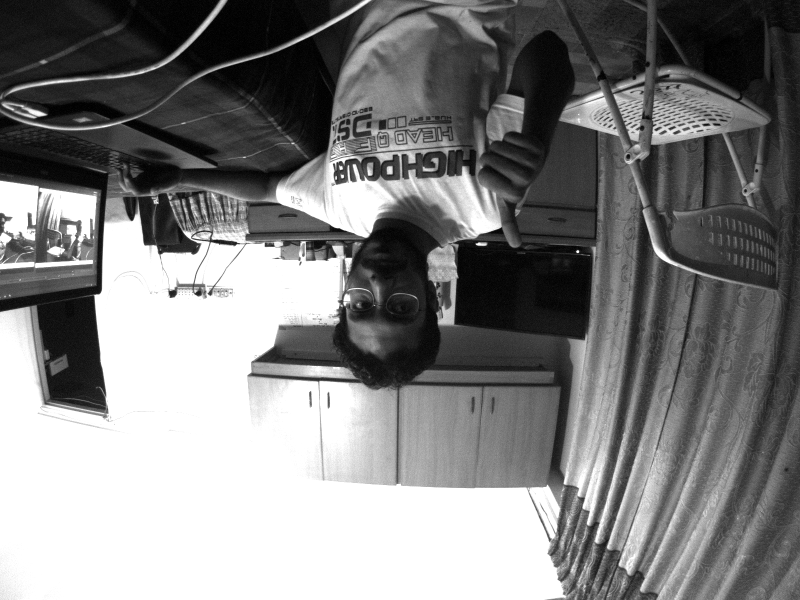
#> input picture captured/test/right/0_R_.png, 1600 x 1200 px, found by its file name (shown at 1/2 size); its folder holds only this picture in this run
$ jupyter execute --allow-errors mono_stereo_calib.ipynb   (older library calls are emulated)
#> lines starting #> are read from the running program, lines starting #| are printed output that depends on the picture; after the words box and inside, x2 and y2 are one past the last pixel; in counts of white or black regions, pixels touching at a corner belong together
[cell 1]
import cv2
from numpy import *
import numpy as np
import os
import random

[cell 2]
pathR = "../right/"
pathL = "../left/"

pathStR = "../both/right/"
pathStL = "../both/left/"

pathTestR = "../test/right/"
pathTestL = "../test/left/"

calibParams = "./calibParams/"

## Fetching images of individual cam

[cell 3]
sizeR = size(os.listdir(pathR))
sizeL = size(os.listdir(pathL))

offset = 0
listingsR = []
for i in range(offset+0, offset+sizeR):
    listingsR.append(f'{i}_R_.png')
#endfor

listingsL = []
for i in range(offset+0, offset+sizeL):
    listingsL.append(f'{i}_L_.png')
#endfor

print(sizeR, sizeL)
print(listingsR, listingsL)

print("\nAfter shuffle:\n")
random.shuffle(listingsR)
random.shuffle(listingsL)
print(listingsR, listingsL)

[cell 4]
imgRList = []
i = 0
while(i<sizeR):
    imR = cv2.imread(pathR+listingsR[i])
#> imR is the input picture: shape (1200, 1600, 3); min 0, max 255, mean 127.7
    imgRList.append(imR)
    i+=1
#endwhile
print(len(imgRList))
#| 1

imgLList = []
i = 0
while(i<sizeL):
    imL = cv2.imread(pathL+listingsL[i])
    imgLList.append(imL)
    i+=1
#endwhile
print(len(imgLList))
#| 1

if len(imgRList) > 0:
    print(imgRList[0].shape)
#| (1200, 1600, 3)
#endif

#> (the rest of this cell did not finish here and is left out)

[cell 5]
chessSqSize = 27
h, w = 7, 6
patternSize = (h,w)
# prepare object points, like (0,0,0), (1,0,0), (2,0,0) ....,(6,5,0)
objp = np.zeros((w*h,3), np.float32)
objp[:,:2] = np.mgrid[0:h,0:w].T.reshape(-1,2)*chessSqSize
print(objp)

chessCriteria = (cv2.TERM_CRITERIA_EPS + cv2.TERM_CRITERIA_MAX_ITER, 26, 0.001)
findChessboardFlags = None
downScaleSize = (640,480)
# font
font = cv2.FONT_HERSHEY_SIMPLEX
# org
org = (50, 50)
# fontScale
fontScale = 1
# Blue color in BGR
color = (255, 100, 50)
# Line thickness of 2 px
thickness = 2

## Right cam calibration

[cell 6]
imgRightPoints = []
objRightPoints = []
rightImage = None
rightImageGray = None
j=0
while(j<sizeR):
    print(f'getting: {j}...')
    imageSize = imgRList[j].shape
#> imageSize = (1200, 1600, 3)
    rightImageGray = cv2.cvtColor(imgRList[j], cv2.COLOR_BGR2GRAY)
    rightImage = imgRList[j].copy()
    rightFound, rightCorners = cv2.findChessboardCorners(rightImageGray, patternSize, flags = findChessboardFlags)
#> rightFound = False; rightCorners = None

    if rightFound:
        cv2.cornerSubPix(rightImageGray, rightCorners, (11,11), (-1,-1), chessCriteria)
        print(f'{str(rightFound)}: {j}')
    #endif

    cv2.drawChessboardCorners(rightImage, patternSize, rightCorners, rightFound)
    cv2.putText(rightImage, f'{j}/{sizeR}', org, font, fontScale, color, thickness, cv2.LINE_AA)
#> rightImage: shape (1200, 1600, 3); 0.03% of pixels changed, all inside (x1, y1, x2, y2) = (51, 23, 106, 60)

    if rightFound:
        cv2.putText(rightImage, 'Press a to accept, any other key to reject.', (50, 150), font, fontScale, color, thickness, cv2.LINE_AA)
        cv2.imshow(f'r chess', cv2.resize(rightImage, downScaleSize))
        if cv2.waitKey(0) & 0xff == ord('a'):
            imgRightPoints.append(rightCorners)
            objRightPoints.append(objp)
            print(f'accepted: {j}')
        else:
            cv2.waitKey(200)
            print(f'rejected: {j}')
        #endif
    else:
        cv2.imshow(f'r chess', cv2.resize(rightImage, downScaleSize))
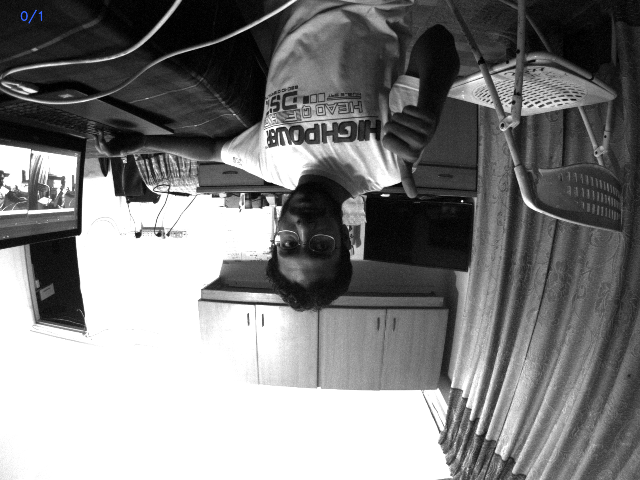
#> window 'r chess': shape (480, 640, 3); mean B, G, R 127.7, 127.7, 127.7
        cv2.waitKey(200)
        print(f'auto rejected: {j}')
    #endif

    print('...........................')

    j+=1
#endwhile
cv2.destroyAllWindows()

[cell 7]
cv2.destroyAllWindows()
print(len(imgRightPoints))
print(len(objRightPoints))

#> (a cell that did not finish here is left out)

#> (a cell that did not finish here is left out)

[cell 10]
cv2.destroyAllWindows()

## Left cam calibration

[cell 11]
imgLeftPoints = []
objLeftPoints = []
leftImage = None
leftImageGray = None

j=0
#> (the rest of this cell did not finish here and is left out)

[cell 12]
cv2.destroyAllWindows()
print(len(imgLeftPoints))
print(len(objLeftPoints))

#> (a cell that did not finish here is left out)

#> (a cell that did not finish here is left out)

[cell 15]
formatm = [["fx","0","cx"],["0","fy","cy"],["0","0","1"]]
print('\n format -> \n',formatm)
#> (the rest of this cell did not finish here and is left out)

## Stereo cam calibration

[cell 16]
sizeStR = size(os.listdir(pathStR))
sizeStL = size(os.listdir(pathStL))

offset = 0
listingsStR = []
for i in range(offset+0, offset+sizeStR):
    listingsStR.append(f'{i}_R_.png')
#endfor

listingsStL = []
for i in range(offset+0, offset+sizeStL):
    listingsStL.append(f'{i}_L_.png')
#endfor

print(sizeStR, sizeStL)
print(listingsStR, listingsStL)

print("\nAfter shuffle:\n")
temp = list(zip(listingsStR, listingsStL))
random.shuffle(temp)
listingsStR, listingsStL = zip(*temp)
print(listingsStR, listingsStL)

[cell 17]
imgStRList = []
i = 0
while(i<sizeStR):
    imStR = cv2.imread(pathStR+listingsStR[i])
    imgStRList.append(imStR)
    i+=1
#endwhile
print(len(imgStRList))
#| 1

imgStLList = []
i = 0
while(i<sizeStL):
    imStL = cv2.imread(pathStL+listingsStL[i])
    imgStLList.append(imStL)
    i+=1
#endwhile
print(len(imgStLList))
#| 1

print(imgStRList[0].shape)
#| (1200, 1600, 3)
#> (the rest of this cell did not finish here and is left out)
